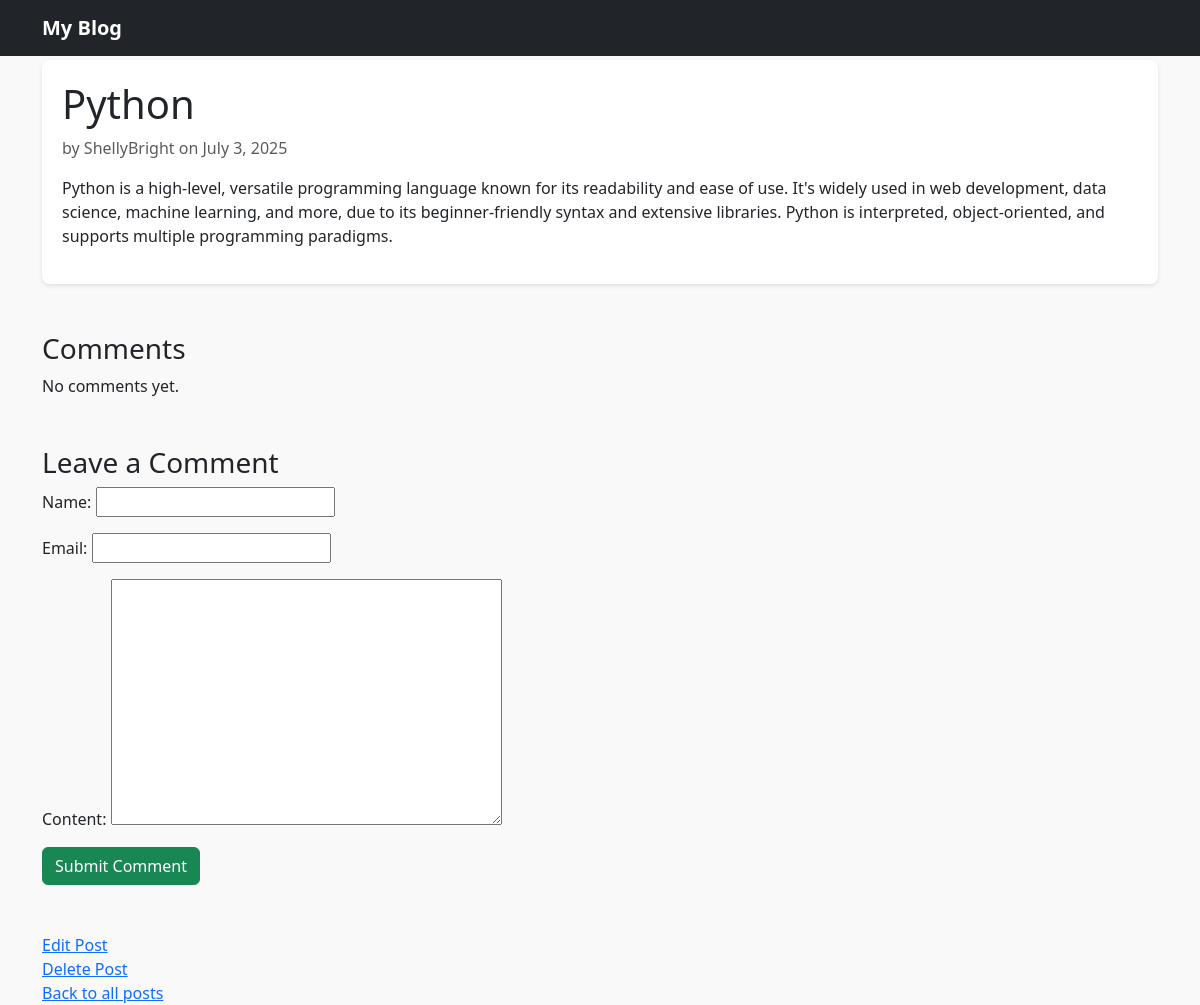
Page /2/ on the committed database.
### blog/models.py (models this page shows, shortened)
class Post(models.Model):
    title = models.CharField(max_length=200)
    content = models.TextField()
    created_at = models.DateTimeField(auto_now_add=True)
    author = models.ForeignKey(User, on_delete=models.CASCADE)
    category = models.ForeignKey(Category, on_delete=models.SET_NULL, null=True, blank=True)
    tags = models.ManyToManyField(Tag, blank=True)

### blog/views.py (the view)
# urls.py: path('<int:pk>/', views.post_detail, name='post_detail'),
def post_detail(request, pk):
    post = get_object_or_404(Post, pk=pk)
    comments = post.comments.filter(approved=True)
    if request.method == 'POST':
        comment_form = CommentForm(request.POST)
        if comment_form.is_valid():
            new_comment = comment_form.save(commit=False)
            new_comment.post = post
            new_comment.save()
            return redirect('post_detail', pk=post.pk)
    else:
        comment_form = CommentForm()
    return render(request, 'blog/post_detail.html', {
        'post': post,
        'comments': comments,
        'comment_form': comment_form
    })

### blog/forms.py
class CommentForm(forms.ModelForm):
    class Meta:
        model = Comment
        fields = ('name', 'email', 'content')

### blog/templates/blog/post_detail.html (shortened to what this page needs)
{% extends 'blog/base.html' %}
{% block content %}
<div class="blog-post">
    <h1>{{ post.title }}</h1>
    <p class="text-muted">by {{ post.author.username }} on {{ post.created_at|date:"F j, Y" }}</p>
    <p>{{ post.content }}</p>
</div>
<h3 class="mt-5">Comments</h3>
{% for comment in comments %}
    <div class="card mb-3">
        <div class="card-body">
            <h5 class="card-title">{{ comment.name }}</h5>
            <h6 class="card-subtitle mb-2 text-muted">{{ comment.created_at|date:"F j, Y H:i" }}</h6>
            <p class="card-text">{{ comment.content }}</p>
        </div>
    </div>
{% empty %}
    <p>No comments yet.</p>
{% endfor %}
<h3 class="mt-5">Leave a Comment</h3>
<form method="post" class="mb-5">
    {{ comment_form.as_p }}
    <button class="btn btn-success" type="submit">Submit Comment</button>
</form>
    <a href="{% url 'post_update' post.pk %}">Edit Post</a>
    <br />
    <a href="{% url 'post_delete' post.pk %}">Delete Post</a>
    <br />
    <a href="{% url 'post_list' %}">Back to all posts</a>
{% endblock %}

### blog/templates/blog/base.html (style rules this page uses)
body { padding-top: 60px; background-color: #f9f9f9; }
.blog-post { background: #fff; padding: 20px; border-radius: 8px; margin-bottom: 20px; box-shadow: 0 2px 4px rgba(0,0,0,.1); }

### rows in the picture
Post: title "Python", author.username "ShellyBright", created_at "July 3, 2025", content "Python is a high-level, versatile programming language known for its readability and ease of use. It's widely used in web development, data science, machine learning, and more, due to its beginner-friendly syntax and extensive libraries. Python is interpreted, object-oriented, and supports multiple programming paradigms."
